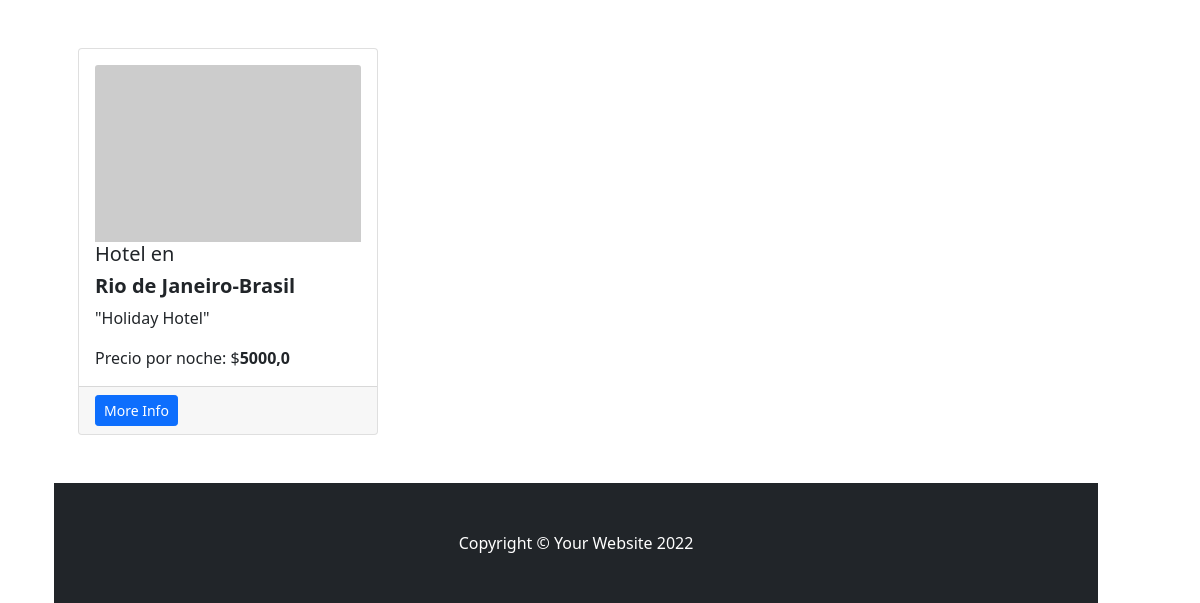
The page /hoteles/ (lower part) on the database as committed earlier.
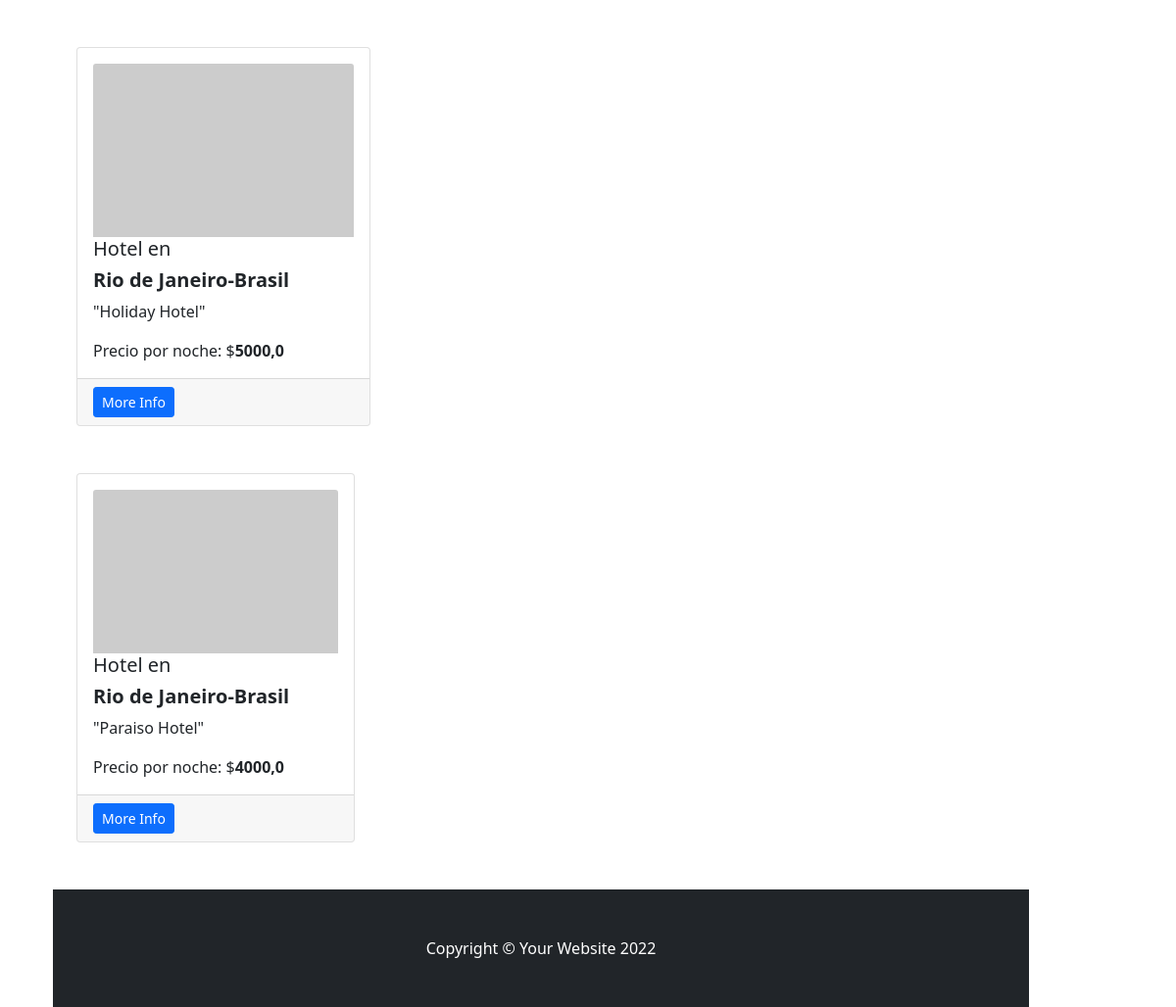
The same page on the database as committed later.
### ProyectoViajesApp/models.py (models this page shows)
class Hotel(models.Model):
    nombre = models.CharField(max_length=30)
    ubicacion = models.CharField(max_length=60)
    descripcion = models.CharField(max_length=150)
    desde = models.DateTimeField()
    hasta = models.DateTimeField()
    precio = models.IntegerField()

### ProyectoViajesApp/views.py (the view)
# urls.py: path('hoteles/',hoteles,name="hoteles"),
def hoteles(request):
    hoteles = Hotel.objects.all()
    return render(request,"ProyectoViajesApp/hoteles.html",{"hoteles":hoteles})

### ProyectoViajesApp/templates/ProyectoViajesApp/hoteles.html (shortened to what this page needs)
{% extends 'ProyectoViajesApp/base.html' %}
{%load static%}
{%block ContenidoPagina%}
            {%for hotel in hoteles%}
                <div class="row gx-4 gx-lg-5">
                    <div class="col-md-4 mb-5">
                        <div class="card h-100">
                            <div class="card-body">
                                <img class="card-img-top" src="https://dummyimage.com/450x300/dee2e6/6c757d.jpg" alt="..." />
                                <h5 class="card-title">Hotel en <h5><b>{{hotel.ubicacion}}</b></h5>
                                <p class="card-text">"{{hotel.nombre}} Hotel"</p>
                                <p class="card-text">Precio por noche: $<b>{{hotel.precio}}</b></p>
                            </div>
                        <div class="card-footer"><a class="btn btn-primary btn-sm" href="#!">More Info</a></div>
                    </div>
                </div>
            {%endfor%}
{%endblock%}

Rows that differ between the two databases and show on the page:
added Hotel: ubicacion "Rio de Janeiro-Brasil", nombre "Paraiso", precio "4000,0"
